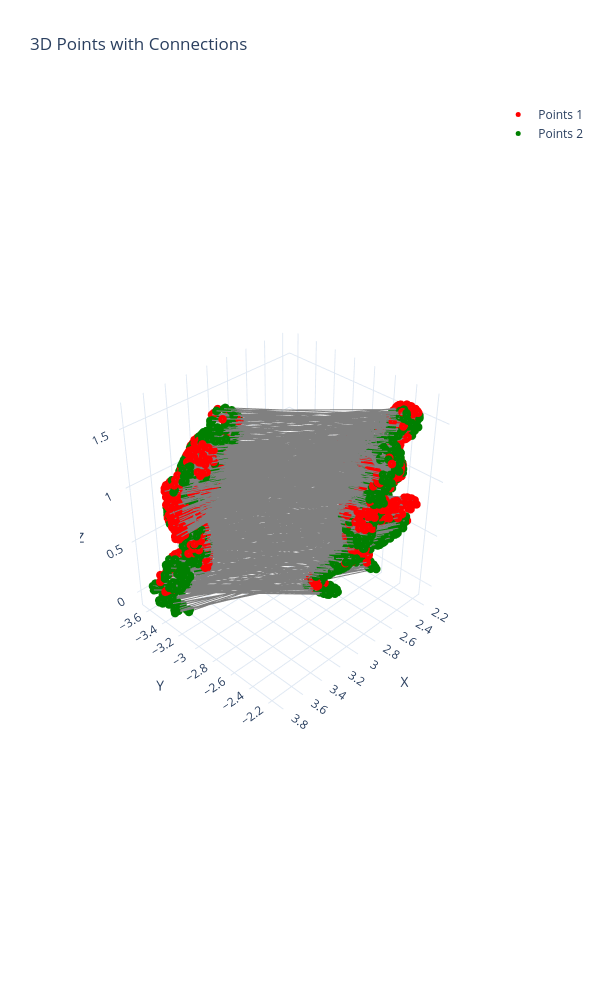

Notebook code for this chart:
### Code cell
utils.plot_3d_points_and_connections_region_matched(points1, points2, faces1, faces2, G)
